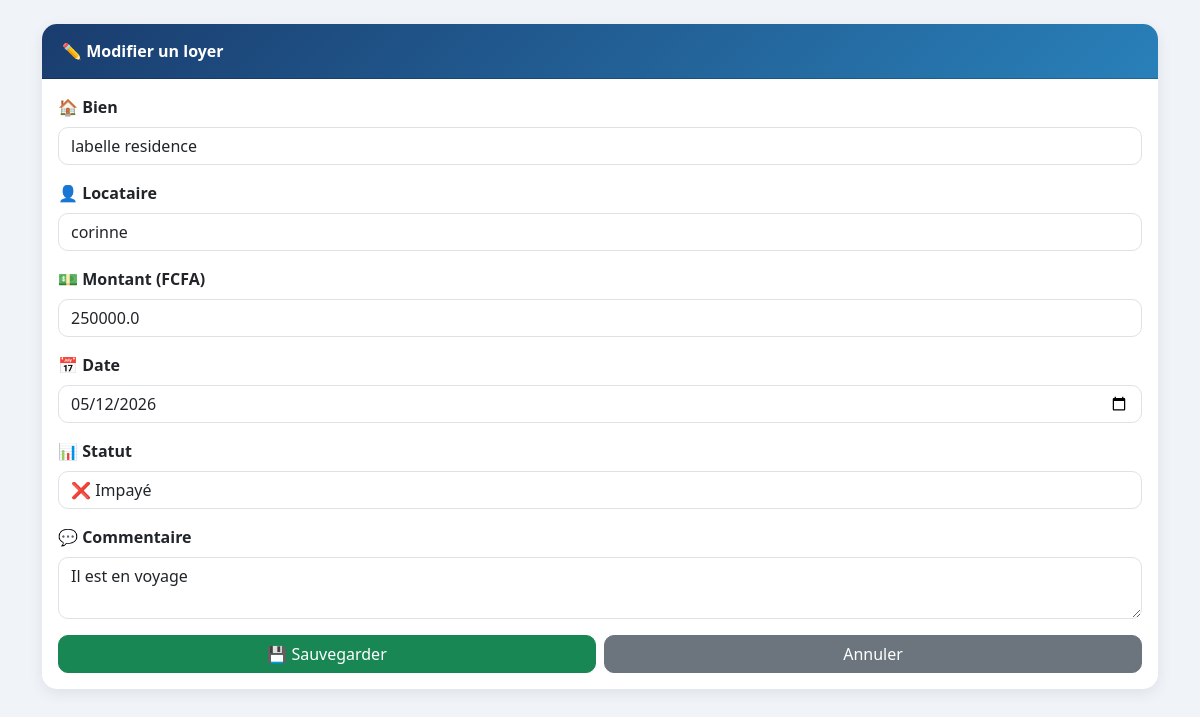
/modifier/2 (signed in), run on the app's committed database.
### tables this page shows
CREATE TABLE loyers (
        id INTEGER PRIMARY KEY AUTOINCREMENT,
        bien TEXT NOT NULL,
        locataire TEXT NOT NULL,
        montant REAL NOT NULL,
        date TEXT NOT NULL,
        statut TEXT NOT NULL
    , commentaire TEXT);

### app.py (the view)
@app.route('/modifier/<int:id>')
@login_required
def modifier(id):
    conn = sqlite3.connect('database.db')
    c = conn.cursor()
    c.execute('SELECT * FROM loyers WHERE id = ?', (id,))
    loyer = c.fetchone()
    conn.close()
    return render_template('modifier.html', loyer=loyer)

### app.py (called while the page is built)
def login_required(f):
    from functools import wraps
    @wraps(f)
    def decorated(*args, **kwargs):
        if 'user' not in session:
            return redirect('/login')
        return f(*args, **kwargs)
    return decorated

### templates/modifier.html (shortened to what this page needs)
<!DOCTYPE html>
<html lang="fr">
<head>
    <link rel="stylesheet" href="https://cdn.jsdelivr.net/npm/bootstrap@5.3.0/dist/css/bootstrap.min.css">
</head>
<body class="container mt-4">
    <div class="card">
        <div class="card-header">✏️ Modifier un loyer</div>
        <div class="card-body">
            <form action="/modifier/{{ loyer[0] }}" method="POST">
                <div class="mb-3">
                    <label class="form-label fw-bold">🏠 Bien</label>
                    <input type="text" name="bien" class="form-control" value="{{ loyer[1] }}" required>
                </div>
                <div class="mb-3">
                    <label class="form-label fw-bold">👤 Locataire</label>
                    <input type="text" name="locataire" class="form-control" value="{{ loyer[2] }}" required>
                </div>
                <div class="mb-3">
                    <label class="form-label fw-bold">💵 Montant (FCFA)</label>
                    <input type="number" name="montant" class="form-control" value="{{ loyer[3] }}" required>
                </div>
                <div class="mb-3">
                    <label class="form-label fw-bold">📅 Date</label>
                    <input type="date" name="date" class="form-control" value="{{ loyer[4] }}" required>
                </div>
                <div class="mb-3">
                    <label class="form-label fw-bold">📊 Statut</label>
                    <select name="statut" class="form-control">
                        <option value="Impayé" {% if loyer[5] == 'Impayé' %}selected{% endif %}>❌ Impayé</option>
                    </select>
                </div>
                <div class="mb-3">
                    <label class="form-label fw-bold">💬 Commentaire</label>
                    <textarea name="commentaire" class="form-control" rows="2"
                        placeholder="Raison du retard ou impayé...">{{ loyer[6] if loyer[6] else '' }}</textarea>
                </div>
                <div class="d-flex gap-2">
                    <button type="submit" class="btn btn-success w-100">💾 Sauvegarder</button>
                    <a href="/" class="btn btn-secondary w-100">Annuler</a>
                </div>
            </form>
        </div>
    </div>
</body>
</html>

### templates/modifier.html (style rules this page uses)
body { background: #f0f4f8; }
.card { border: none; border-radius: 15px; box-shadow: 0 4px 15px rgba(0,0,0,0.08); }
.card-header { background: linear-gradient(135deg, #1a3c6e, #2980b9); color: white; border-radius: 15px 15px 0 0 !important; font-weight: bold; padding: 15px 20px; }
.form-control, .form-select { border-radius: 10px; }
.btn { border-radius: 10px; }

### data on the page
loyers: bien "labelle residence", locataire "corinne", montant "250000.0", date "05/12/2026", statut "❌ Impayé", commentaire "Il est en voyage"
